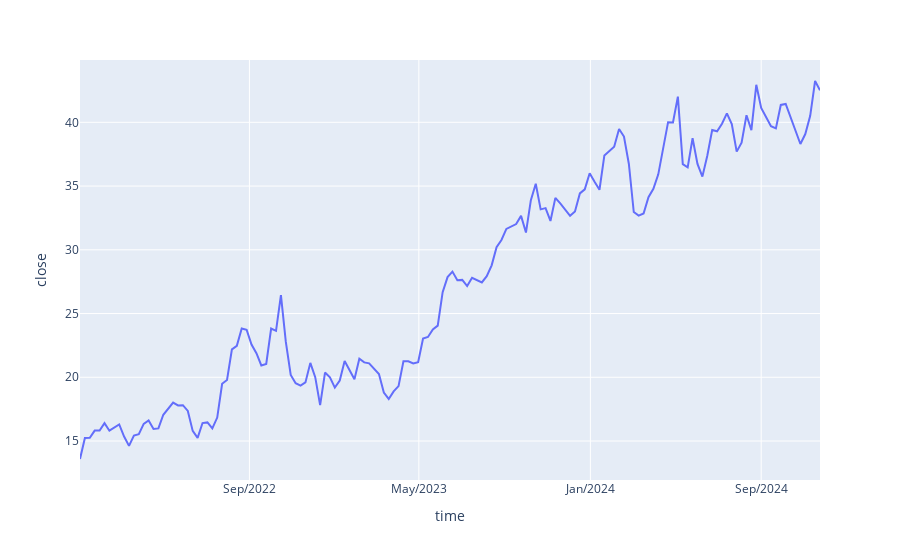

The cell this chart's notebook holds for it:
### Markdown cell above
#### O que é um TIMEFRAME?
Um timeframe indica o delta de tempo que uma vela se refere. Quanto maior o timeframe estabelecido escolhido, maior o intervalo que cada vela representa

### Code cell
# ohlc -> open/high/low/close
# grafico simples para ver os preços de fechamento no tempo

fig = px.line(ohlc_df, x=ohlc_df['time'], y=ohlc_df['close'])
fig.update_xaxes(dtick="M8", tickformat="%b/%Y")
fig.show()

### Figure 1 — Plotly figure (JSON) as saved in the notebook; plotly's stock layout.template omitted (floating-point values rounded to 4 significant figures; data arrays with more than 128 entries replaced by an {"elided": "..."} marker saying what was removed)
{"data": [{"hovertemplate": "time=%{x}<br>close=%{y}<extra></extra>", "legendgroup": "", "line": {"color": "#636efa", "dash": "solid"}, "marker": {"symbol": "circle"}, "mode": "lines", "name": "", "orientation": "v", "showlegend": false, "type": "scatter", "x": {"elided": "152 str values"}, "xaxis": "x", "y": {"elided": "152 float values"}, "yaxis": "y"}], "layout": {"legend": {"tracegroupgap": 0}, "margin": {"t": 60}, "xaxis": {"anchor": "y", "domain": [0, 1], "dtick": "M8", "tickformat": "%b/%Y", "title": {"text": "time"}}, "yaxis": {"anchor": "x", "domain": [0, 1], "title": {"text": "close"}}}}
